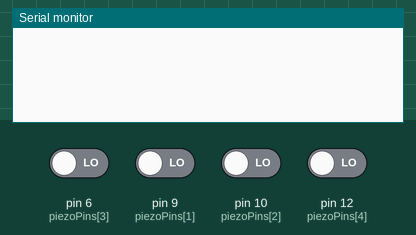
Bench run of a sketch on a simulated Arduino Uno, built with avr-gcc and run on an emulated ATmega328P. On the bench: the last lines printed to the serial monitor. The inputs (shaded band) are chosen by the test bench; at power-on: pin 6 (piezoPins[3]), pin 9 (piezoPins[1]), pin 10 (piezoPins[2]), pin 12 (piezoPins[4]) LOW.

Above: at 1.2 s.
1.3 s: pin 6 (piezoPins[3]) driven HIGH
At 2.5 s:
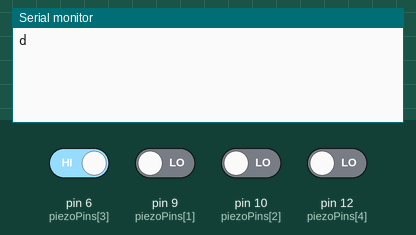
2.8 s: pin 9 (piezoPins[1]) driven HIGH
At 3.6 s:
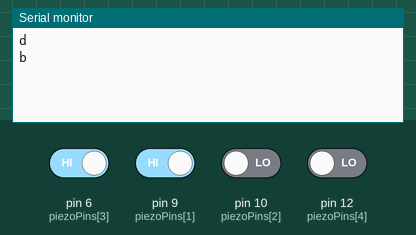
4.3 s: pin 10 (piezoPins[2]) driven HIGH
At 4.8 s:
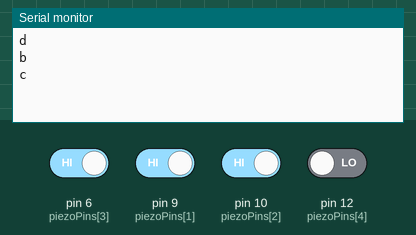
5.8 s: pin 12 (piezoPins[4]) driven HIGH
At 7.1 s:
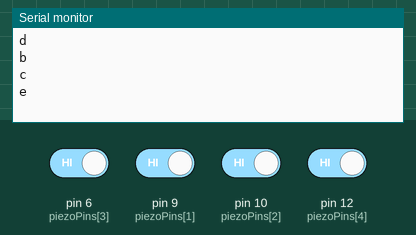

Measured:
- after the input at 1.3 s, the serial monitor: prints a new line at once (image 1)
- after the input at 2.8 s, the serial monitor: prints a new line at once (image 2)
- after the input at 4.3 s, the serial monitor: prints a new line at once (image 3)
- after the input at 5.8 s, the serial monitor: prints a new line at once (image 4)

The sketch:

single_letter.ino
```cpp
const int piezoPins[5] = {1, 9, 10, 6, 12};
const char piezoLetters[5] = {'a', 'b', 'c', 'd', 'e'};

// Store previous states
int previousState[5] = {0, 0, 0, 0, 0};

// Debounce lockout timers
unsigned long lastTriggerTime[5] = {0, 0, 0, 0, 0};
const unsigned long debounceDelay = 100; // milliseconds

void setup() {
  Serial.begin(9600);
  for (int i = 0; i < 5; i++) {
    pinMode(piezoPins[i], INPUT);
  }
}

void loop() {
  unsigned long currentTime = millis();
  for (int i = 0; i < 5; i++) {
    int currentState = digitalRead(piezoPins[i]);

    if (currentState == HIGH && previousState[i] == LOW) {
      if (currentTime - lastTriggerTime[i] > debounceDelay) {
        Serial.println(piezoLetters[i]);
        lastTriggerTime[i] = currentTime; // Reset debounce timer
      }
    }

    previousState[i] = currentState;
  }
  delay(1);
}
```
